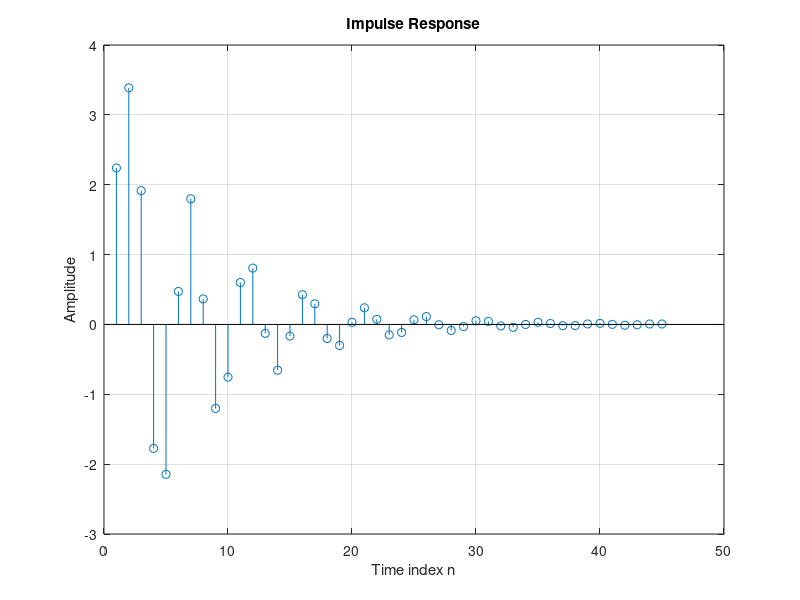

This chart was generated by the following MATLAB code:
% Program P2_5
% Compute the impulse response y
clf;
N = 45;
num = [2.2403 2.4908 2.2403];
den = [1 -0.4 0.75];
y = impz(num,den,N);
% Plot the impulse response
stem(y);
xlabel('Time index n'); ylabel('Amplitude');
title('Impulse Response'); grid;
